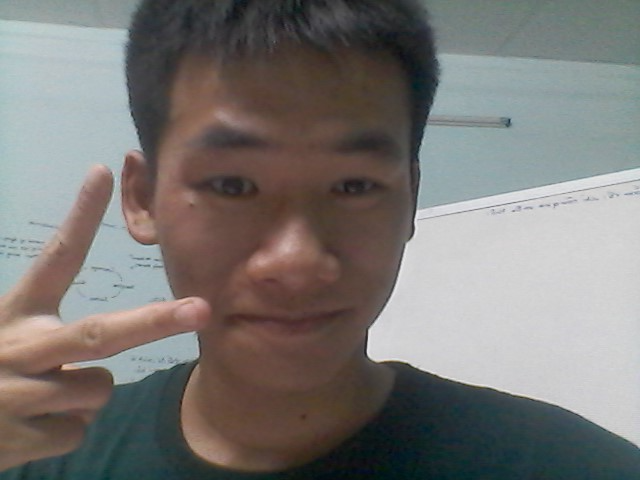
%> input picture Chap1 Fundamental/huy.png, 640 x 480 px
$ octave Chap1_Bai3_square_patch.m   (GNU Octave 9; MATLAB toolbox functions it lacks are replaced by stand-ins)
%> lines starting %> are read from the running program, lines starting %| are printed output that depends on the picture
clearvars; close; clc;

img = imread('huy.png');
%> img is the input picture: size 480x640x3 uint8; mean R, G, B 122.6, 119.5, 116.9

figure; imshow(img); title('Origin');

diameter = 100;
rad = ceil(diameter / 2);
[row, col,  ~] = size(img);
%> row = 480; col = 640

ax = randi([rad,row-rad],1,1);
ay = randi([rad,col-rad],1,1);

bx = row - ax;
%> bx = 109
by = col - ay;
%> by = 363

new_img = uint8(zeros(row+diameter, col+diameter,3));
new_img(rad+1:row+rad,rad+1:col+rad,:) = img(1:end,1:end,:);
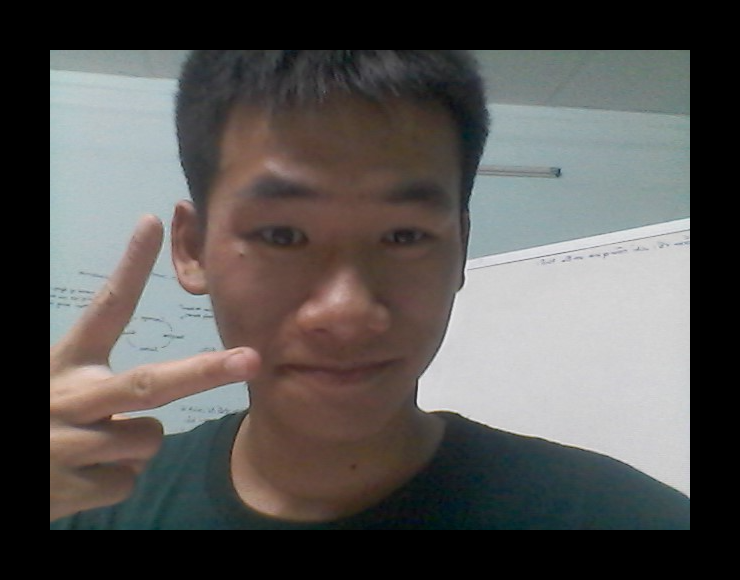
%> new_img: size 580x740x3 uint8; mean R, G, B 87.7, 85.6, 83.7

% swap 2 patchs
temp1 = new_img(ax-rad:ax+rad, ay-rad:ay+rad, :);
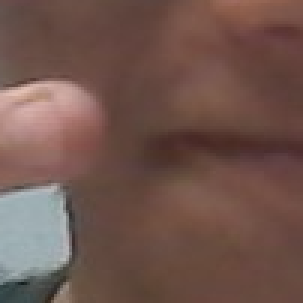
%> temp1: size 101x101x3 uint8 (shown 3 times larger); mean R, G, B 112.5, 84.9, 76.9
new_img(ax-rad:ax+rad, ay-rad:ay+rad,:) = new_img(bx-rad:bx+rad, by-rad:by+rad,:);
new_img(bx-rad:bx+rad, by-rad:by+rad,:) = temp1;
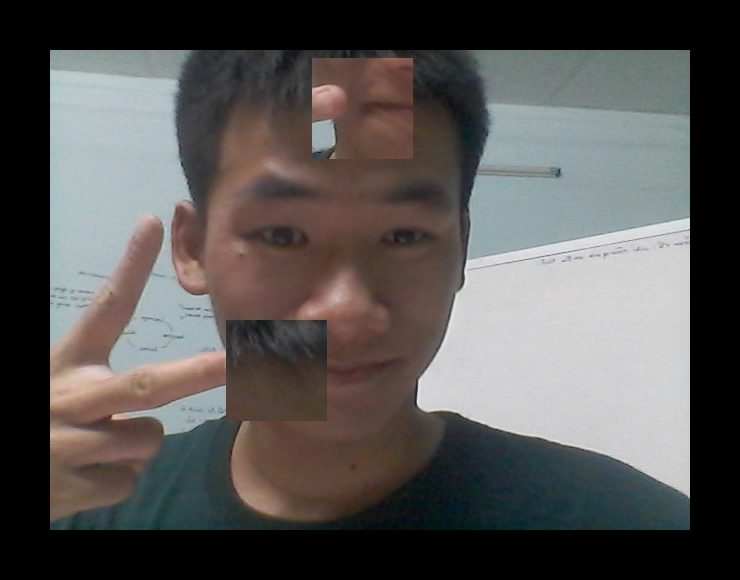
%> new_img: size 580x740x3 uint8; mean R, G, B 87.7, 85.6, 83.7; mean of the top-left, top-right, bottom-left and bottom-right quarters 85.8, 91.5, 69, 96.2

img = new_img(rad+1:row+rad,rad+1:col+rad,:);
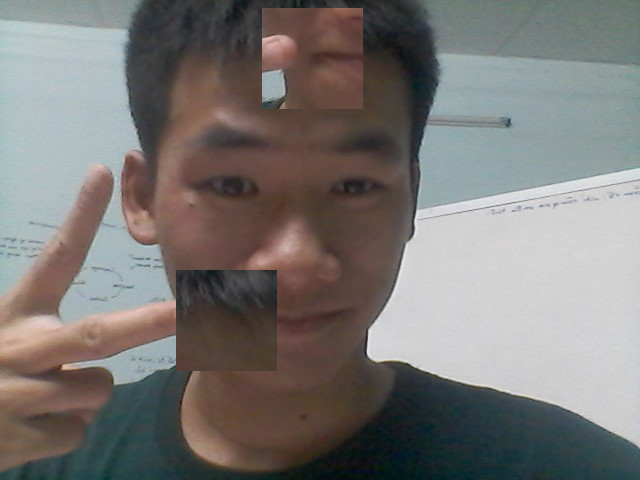
%> img: size 480x640x3 uint8; mean R, G, B 122.6, 119.5, 116.9; mean of the top-left, top-right, bottom-left and bottom-right quarters 119.9, 127.9, 96.5, 134.4

figure; imshow(img); title('Swapped');
